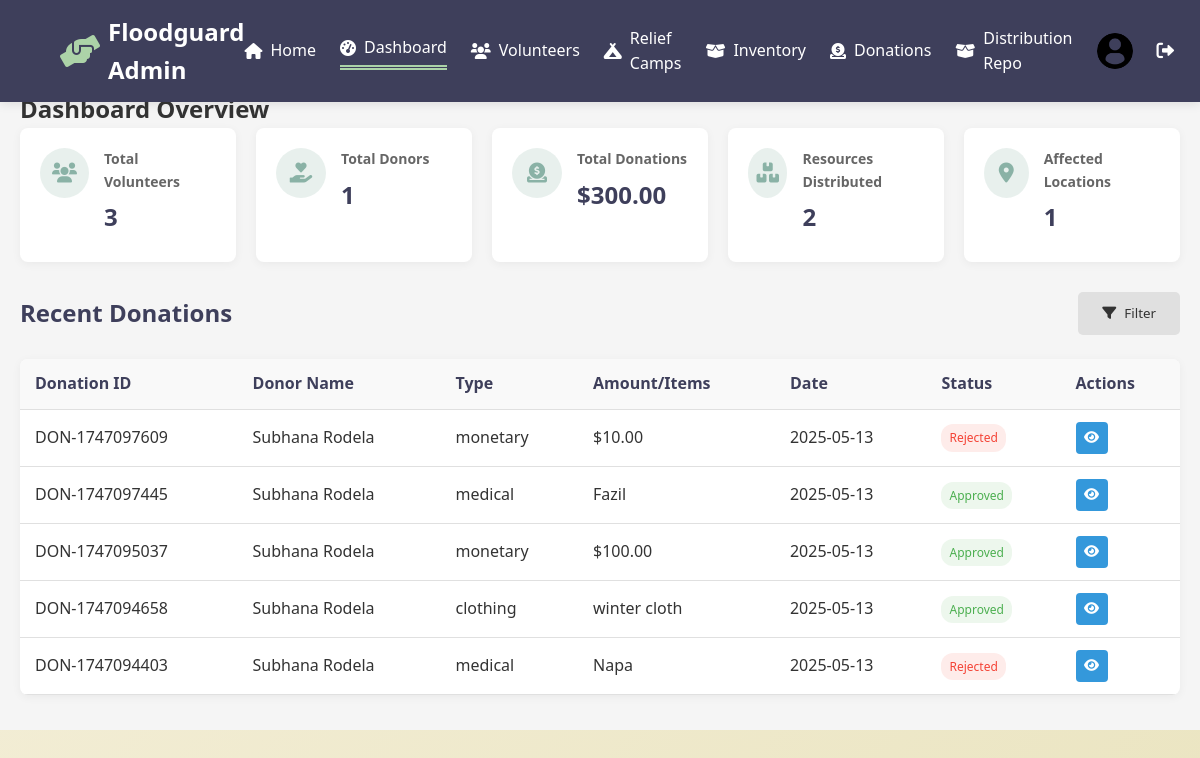
/admin-dashboard.php (signed in), run on the app's committed database.
### tables this page shows
CREATE TABLE `donations` (
  `donation_id` varchar(20) NOT NULL,
  `donor_id` varchar(20) NOT NULL,
  `donation_type` enum('monetary','food','clothing','medical','other') NOT NULL,
  `amount` decimal(12,2) DEFAULT NULL,
  `items` varchar(255) DEFAULT NULL,
  `quantity` int(11) DEFAULT NULL,
  `payment_method` varchar(50) DEFAULT NULL,
  `transaction_id` varchar(100) DEFAULT NULL,
  `donation_date` datetime NOT NULL,
  `status` enum('pending','approved','rejected') DEFAULT 'pending',
  `approved_by` varchar(20) DEFAULT NULL,
  `approved_at` datetime DEFAULT NULL,
  `expiry_date` date DEFAULT NULL COMMENT 'Expiry date for perishable donations (food, medicine)'
);

CREATE TABLE `users` (
  `user_id` varchar(20) NOT NULL,
  `first_name` varchar(50) NOT NULL,
  `last_name` varchar(50) NOT NULL,
  `email` varchar(100) NOT NULL,
  `password` varchar(255) NOT NULL,
  `phone` varchar(20) NOT NULL,
  `role` enum('admin','volunteer','donor') NOT NULL,
  `profile_image` varchar(255) DEFAULT NULL,
  `registration_date` datetime DEFAULT current_timestamp(),
  `last_login` datetime DEFAULT NULL,
  `status` enum('active','inactive','suspended') DEFAULT 'active'
);

### admin-dashboard.php (the view, shortened to what this page needs)
<?php
$conn = new mysqli('localhost', 'root', '', 'floodguard');
$stats = [
    'volunteers' => $conn->query("SELECT COUNT(*) as count FROM users WHERE role = 'volunteer'")->fetch_assoc()['count'],
    'donors' => $conn->query("SELECT COUNT(*) as count FROM users WHERE role = 'donor'")->fetch_assoc()['count'],
    'total_donations' => $conn->query("SELECT SUM(amount) as total FROM donations WHERE status = 'approved'")->fetch_assoc()['total'],
    'distributions' => $conn->query("SELECT SUM(quantity) as total FROM distribution_records")->fetch_assoc()['total'],
    'locations' => $conn->query("SELECT COUNT(DISTINCT location) as count FROM victims")->fetch_assoc()['count']
];
$donations_query = "
    SELECT d.donation_id, u.first_name, u.last_name, d.donation_type,
           d.amount, d.items, d.donation_date, d.status
    FROM donations d
    JOIN users u ON d.donor_id = u.user_id
    ORDER BY d.donation_date DESC
    LIMIT 5
";
$donations_result = $conn->query($donations_query);
?>
<!DOCTYPE html>
<html lang="en">
<head>
    <link rel="stylesheet" href="style.css">
    <link rel="stylesheet" href="https://cdnjs.cloudflare.com/ajax/libs/font-awesome/6.0.0-beta3/css/all.min.css">
</head>
<body>
    <nav class="navbar">
        <div class="logo">
            <i class="fas fa-hands-helping"></i>
            <h1>Floodguard Admin</h1>
        </div>
        <ul class="nav-links">
            <li><a href="index.php"><i class="fas fa-home"></i> Home</a></li>
            <li class="active"><a href="admin-dashboard.php"><i class="fas fa-tachometer-alt"></i> Dashboard</a></li>
            <li><a href="volunteers.php"><i class="fas fa-users"></i> Volunteers</a></li>
            <li><a href="relief-camps.php"><i class="fas fa-campground"></i> Relief Camps</a></li>
            <li><a href="inventory.php"><i class="fas fa-box-open"></i> Inventory</a></li>
            <li><a href="donations.php"><i class="fas fa-donate"></i> Donations</a></li>
            <li><a href="distribution-repo.php"><i class="fas fa-box-open"></i> Distribution Repo</a></li>
            <li>
                <div class="admin-profile">
                    <img src="profile-user.png" alt="Admin Profile">
                </div>
            </li>
            <li><a href="logout.php" class="logout-btn"><i class="fas fa-sign-out-alt"></i></a></li>
        </ul>
    </nav>
    <div class="admin-container">
        <main class="main-content">
            <section class="stats-section">
                <h2>Dashboard Overview</h2>
                <div class="stats-grid">
                    <div class="stat-card">
                        <div class="stat-icon">
                            <i class="fas fa-users"></i>
                        </div>
                        <div class="stat-info">
                            <h3>Total Volunteers</h3>
                            <p><?php echo number_format($stats['volunteers']); ?></p>
                        </div>
                    </div>
                    <div class="stat-card">
                        <div class="stat-icon">
                            <i class="fas fa-hand-holding-heart"></i>
                        </div>
                        <div class="stat-info">
                            <h3>Total Donors</h3>
                            <p><?php echo number_format($stats['donors']); ?></p>
                        </div>
                    </div>
                    <div class="stat-card">
                        <div class="stat-icon">
                            <i class="fas fa-donate"></i>
                        </div>
                        <div class="stat-info">
                            <h3>Total Donations</h3>
                            <p>$<?php echo number_format($stats['total_donations'], 2); ?></p>
                        </div>
                    </div>
                    <div class="stat-card">
                        <div class="stat-icon">
                            <i class="fas fa-boxes"></i>
                        </div>
                        <div class="stat-info">
                            <h3>Resources Distributed</h3>
                            <p><?php echo number_format($stats['distributions']); ?></p>
                        </div>
                    </div>
                    <div class="stat-card">
                        <div class="stat-icon">
                            <i class="fas fa-map-marker-alt"></i>
                        </div>
                        <div class="stat-info">
                            <h3>Affected Locations</h3>
                            <p><?php echo number_format($stats['locations']); ?></p>
                        </div>
                    </div>
                </div>
            </section>
            <section class="donations-section">
                <div class="section-header">
                    <h2>Recent Donations</h2>
                    <div class="section-actions">
                        <button class="btn btn-secondary"><i class="fas fa-filter"></i> Filter</button>
                    </div>
                </div>
                <div class="table-container">
                    <table class="data-table">
                        <thead>
                            <tr>
                                <th>Donation ID</th>
                                <th>Donor Name</th>
                                <th>Type</th>
                                <th>Amount/Items</th>
                                <th>Date</th>
                                <th>Status</th>
                                <th>Actions</th>
                            </tr>
                        </thead>
                        <tbody>
                            <?php while ($row = $donations_result->fetch_assoc()): ?>
                            <tr>
                                <td><?php echo htmlspecialchars($row['donation_id']); ?></td>
                                <td><?php echo htmlspecialchars($row['first_name'] . ' ' . $row['last_name']); ?></td>
                                <td><?php echo htmlspecialchars($row['donation_type']); ?></td>
                                <td><?php echo $row['donation_type'] === 'monetary' ? '$' . number_format($row['amount'], 2) : htmlspecialchars($row['items']); ?></td>
                                <td><?php echo date('Y-m-d', strtotime($row['donation_date'])); ?></td>
                                <td>
                                    <span class="badge <?php echo $row['status']; ?>">
                                        <?php echo ucfirst($row['status']); ?>
                                    </span>
                                </td>
                                <td class="actions">
                                    <button class="action-btn view-btn" title="View Details" onclick="window.location.href='view-donation.php?id=<?php echo $row['donation_id']; ?>'">
                                        <i class="fas fa-eye"></i>
                                    </button>
                                </td>
                            </tr>
                            <?php endwhile; ?>
                        </tbody>
                    </table>
                </div>
            </section>
        </main>
    </div>
</body>
</html>

### admin-dashboard.php (style rules this page uses)
.actions { display: flex; gap: 5px; align-items: center; justify-content: flex-start; }
.action-btn { padding: 6px 10px; border: none; border-radius: 4px; cursor: pointer; margin: 0; display: inline-flex; align-items: center; justify-content: center; width: 32px; height: 32px; color: white; }
.view-btn { background-color: #3498db; }

### data on the page
donations: donation_id "DON-1747097609", donor.last_name "Subhana Rodela", donation_type "monetary", amount "10.00", donation_date "2025-05-13", status "Rejected"
donations: donation_id "DON-1747097445", donor.last_name "Subhana Rodela", donation_type "medical", items "Fazil", donation_date "2025-05-13", status "Approved"
donations: donation_id "DON-1747095037", donor.last_name "Subhana Rodela", donation_type "monetary", amount "100.00", donation_date "2025-05-13", status "Approved"
donations: donation_id "DON-1747094658", donor.last_name "Subhana Rodela", donation_type "clothing", items "winter cloth", donation_date "2025-05-13", status "Approved"
donations: donation_id "DON-1747094403", donor.last_name "Subhana Rodela", donation_type "medical", items "Napa", donation_date "2025-05-13", status "Rejected"

### other printed values
$stats['volunteers'] "3"
$stats['donors'] "1"
$stats['total_donations'] "300.00"
$stats['distributions'] "2"
$stats['locations'] "1"
